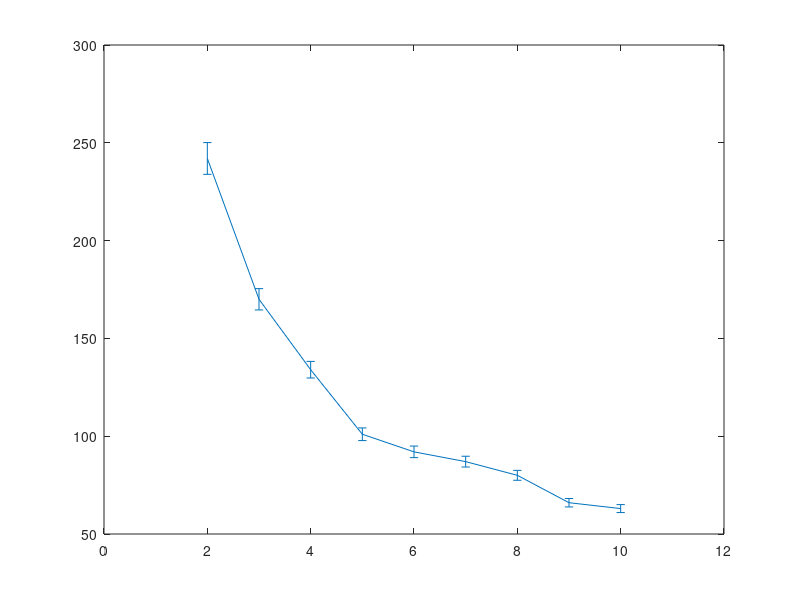

The MATLAB source for this figure: (Note: this script raises an error after producing the figure.)
clear all;
close all;
clc;

vin=[2 3 4 5 6 7 8 9 10];
sigma=[242 170 134 101 92 87 80 66 63];
err=[1/sqrt(889)*sigma(1) 1/sqrt(974)*sigma(2) 1/sqrt(997)*sigma(3) ...
    1/sqrt(973)*sigma(4) 1/sqrt(963)*sigma(5) 1/sqrt(994)*sigma(6) ...
    1/sqrt(997)*sigma(7) 1/sqrt(935)*sigma(8) 1/sqrt(955)*sigma(9) ];

fitfun=@(A,x)sqrt(A(1)*x.^(-2)+A(2));
xf0=[0.9,140];
A=lsqcurvefit(fitfun,xf0,vin,sigma);

%plot(vin,sigma,'r*');
E1=errorbar(vin,sigma,err);
set(E1,'LineStyle', 'none ','Color', 'r','LineWidth', 3, 'Marker', '*', 'MarkerSize', 8, ...
         'MarkerEdgeColor', [.2 .2 .2], 'MarkerFaceColor' , [0,1,1]);
xlabel('input(mV)');
ylabel('jitter rms(ps)');
grid on
hold on

times = linspace(vin(1),vin(end));
plot(times,fitfun(A,times),'b--','LineWidth', 2)
hold on

simin=[2 6 8];
simsig=[214.7 100.2 87.2];
simerr=[1/sqrt(40)*simsig(1) 1/sqrt(40)*simsig(2) 1/sqrt(40)*simsig(3)];
E2=errorbar(simin,simsig,simerr);
set(E2,'LineStyle', 'none ','Color', 'g','LineWidth', 3, 'Marker', '.', 'MarkerSize', 8, ...
         'MarkerEdgeColor', [.2 .2 .2], 'MarkerFaceColor' , [0,1,1]);
legend('measurement data','measured data fitting','simulation data');
title('Board 5 T22 timing performance');
